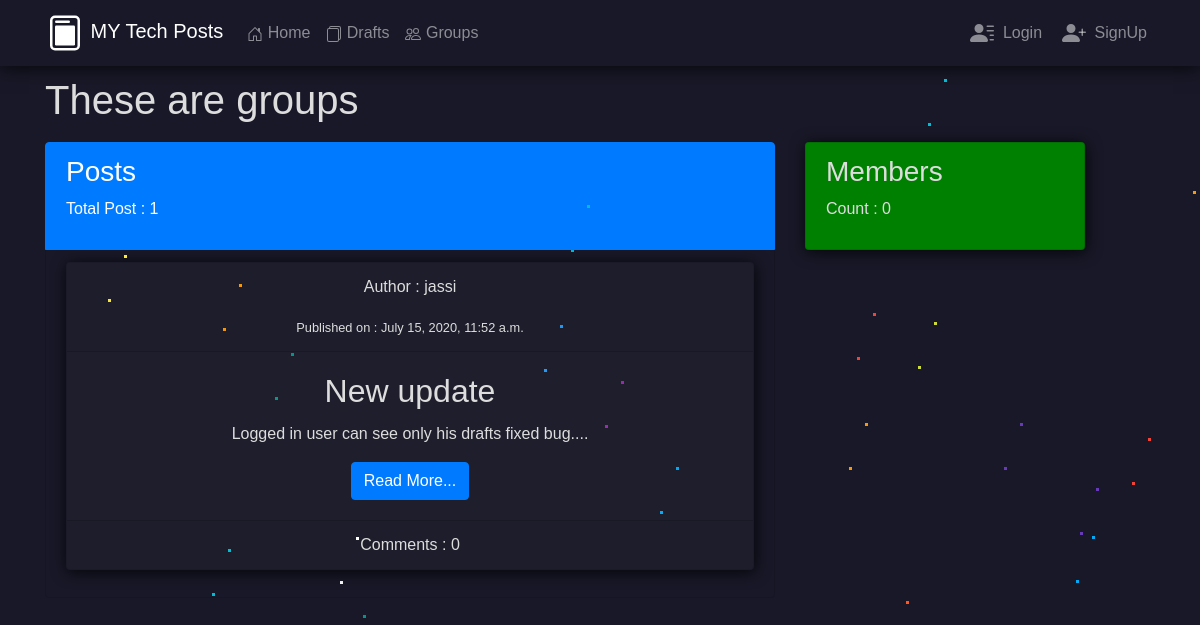
The app's page /blog/17/mygroup/ with its own data.
### blog/models.py (models this page shows, shortened)
class Mygroup(models.Model):
    name = models.CharField(max_length=256)
    admin = models.ForeignKey("auth.user", related_name='mygroups', on_delete=models.CASCADE)
    member = models.ManyToManyField("auth.user")

class Post(models.Model):
    author = models.ForeignKey('auth.user',on_delete=models.CASCADE)
    title = models.CharField(max_length=256)
    text = models.TextField()
    date_created = models.DateTimeField(auto_now_add=True)
    date_posted = models.DateTimeField(blank=True,null=True)
    group = models.ForeignKey("blog.Mygroup", related_name=("posts"), on_delete=models.CASCADE,null=True,blank=True)
    def approved_comments(self):
        return self.comments.filter(approved_comment=True)

### blog/views.py (the view)
# urls.py: path('<slug:pk>/mygroup/',views.MygroupDetailView.as_view(),name='group'),
class MygroupDetailView(DetailView):
    model = Mygroup
    template_name = 'blog/mygroup.html'
    def get_context_data(self, **kwargs):
        context = super(MygroupDetailView,self).get_context_data(**kwargs)
        context["posts"] =  Post.objects.filter(group=self.kwargs['pk']).filter(date_posted__lte = timezone.now()).order_by('-date_posted')
        return context

### blog/templates/blog/mygroup.html (shortened to what this page needs)
{% extends 'blog/base.html' %}
{% block body_block %}
<div class="top-bar">
    <h1>{{mygroup.name}}</h1>
</div>
<div class="row">
<div class="col-8">
        <ul class="list-group mylist2">
            <li class="list-group-item active">
            <h3>Posts</h3>
            <p>Total Post : {{posts.count}}</p>
            </li>
            {% for post in posts %}
            <li class="list-group-item">
            <div class="post card mycard text-center">
        <div class="card-header">
        <p>Author : {{post.author}}</p>
        <small>Published on : {{post.date_posted}}</small></footer>
        </div>
        <div class="card-body">
            <h2 class="card-title">{{post.title}}</h2>
            <p class="card-text">{{post.text|slice:":50"}}....</p>
            <a href="{% url 'blog:postdetail' pk=post.pk %}" class="btn btn-primary">Read More...</a>
        </div>
        <div class="card-footer">Comments : {{post.approved_comments.count}}</div>
    </div>
            </li>
            {% endfor %}
        </ul>
    </div>
    <div class="col-4">
        <ul class="list-group mylist">
            <li class="list-group-item">
                <h3>Members</h3>
                <p>Count : {{mygroup.member.count}}</p>
            </li>
        </ul>
    </div>
</div>
{% endblock body_block %}

### blog/static/style.css (style rules this page uses)
body { color: #ddd; }
html { height: 100%; }
body { margin:0; padding:0; font-family: sans-serif; }
.mycard { box-shadow: 1px 2px 15px rgba(0, 0, 0, 0.795); background-color: rgba(255, 255, 255, 0.027); margin-bottom: 15px; }
.top-bar { display: flex; align-items: center; justify-content: space-between; margin-bottom: 10px; }
.mylist { width: 80%; box-shadow: 1px 2px 15px rgba(0, 0, 0, 0.795); }
.mylist > li { background : rgba(0,0,0,.5) }
.mylist > li:first-of-type { background : green; }
.mylist2 >li { background: transparent; }

### blog/static/imported.css (style rules this page uses)
body,html { background-image: url("https://1.bp.blogspot.com/-Fo3iRt97ZXY/XvSG4EMwi0I/AAAAAAAAVEo/mrApRTcVVRk1m-fX9K-ffNwRUXlHUocdwCLcBGAsYHQ/s1600/h.jpg"); background-color: #181828; height: 100%; width: 100%; padding-bottom: 50px; }

### records on screen
Mygroup: name "These are groups", member.count "0"
Post: author "jassi", date_posted "July 15, 2020, 11:52 a.m.", title "New update", text "Logged in user can see only his drafts fixed bug", approved_comments.count "0"

### other values on screen
{{ posts.count }} "1"
